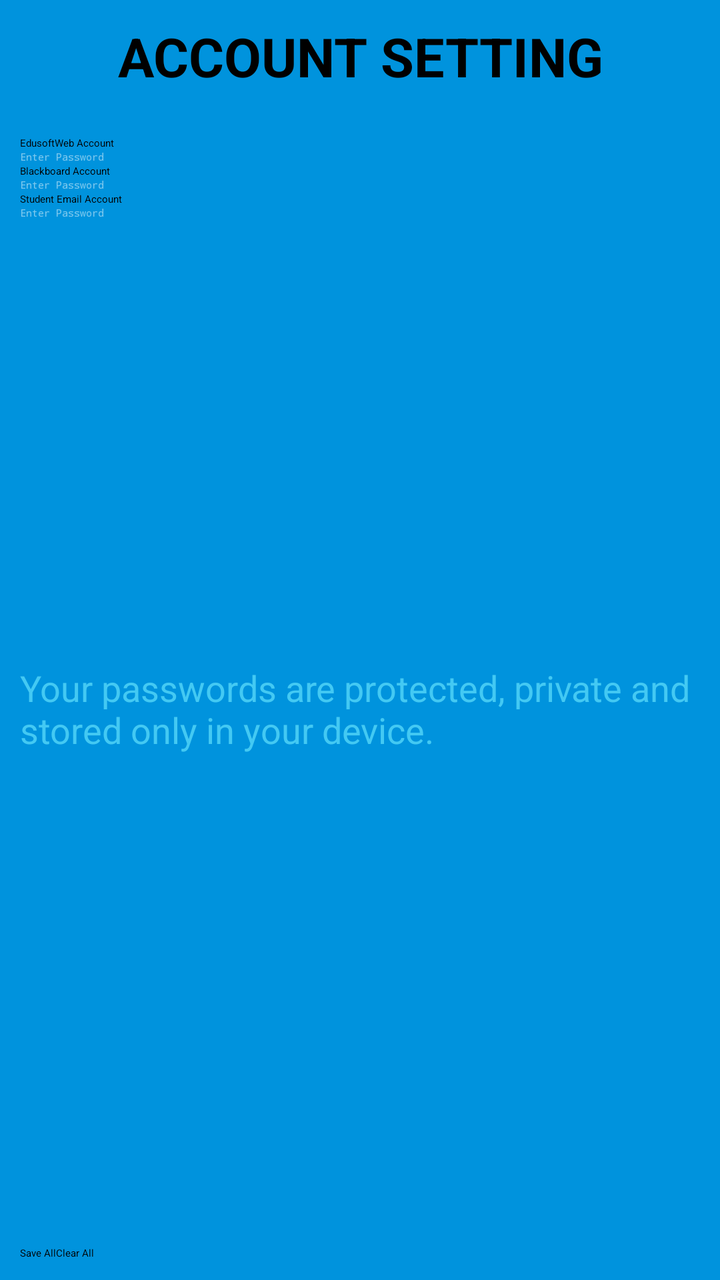
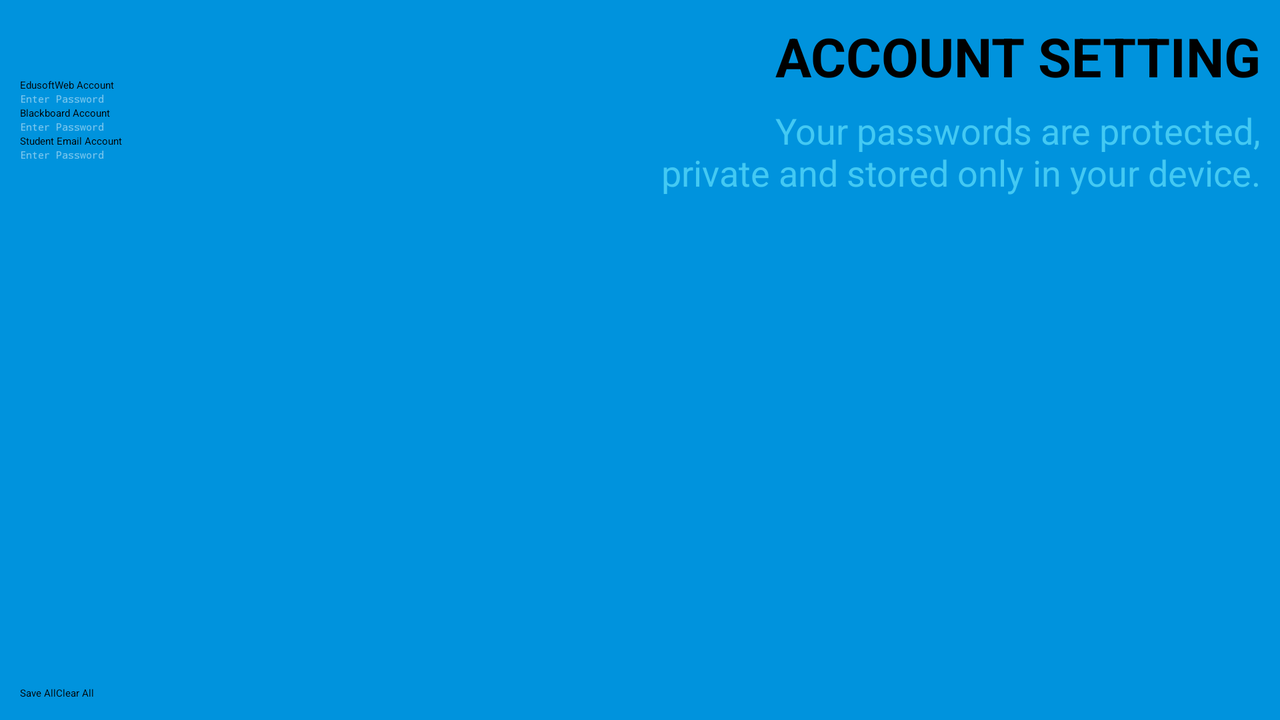

An Android layout and its configuration variant, each rendered on a device that would load it. The default file and the variant file are quoted in full after the pictures.
<!-- AndroidManifest.xml: application theme AppTheme -->
<!-- res/layout/login.xml -->
<?xml version="1.0" encoding="utf-8"?>
<RelativeLayout xmlns:android="http://schemas.android.com/apk/res/android"
    android:orientation="vertical" android:layout_width="match_parent"
    android:layout_height="match_parent"
    android:background="#0093dd"
    android:padding="10dp"
    android:id="@+id/login_layout">

    <EditText
        android:layout_width="wrap_content"
        android:layout_height="wrap_content"
        android:inputType="textPassword"
        android:hint="Enter Password"
        android:ems="10"
        android:id="@+id/edu_pass"
        android:layout_below="@+id/textView"
        android:layout_alignParentLeft="true" />

    <EditText
        android:layout_width="wrap_content"
        android:layout_height="wrap_content"
        android:inputType="textPassword"
        android:hint="Enter Password"
        android:ems="10"
        android:id="@+id/bb_pass"
        android:layout_below="@+id/textView2"
        android:layout_alignParentLeft="true" />

    <Button
        android:layout_width="wrap_content"
        android:layout_height="wrap_content"
        android:text="Clear All"
        android:id="@+id/clear_button"
        android:layout_alignTop="@+id/save_button"
        android:layout_toRightOf="@+id/save_button"
        android:layout_toEndOf="@+id/save_button" />

    <Button
        android:layout_width="wrap_content"
        android:layout_height="wrap_content"
        android:text="Save All"
        android:id="@+id/save_button"
        android:layout_alignParentBottom="true"
        android:layout_alignParentLeft="true" />

    <TextView
        android:layout_width="wrap_content"
        android:layout_height="wrap_content"
        android:textAppearance="?android:attr/textAppearanceLarge"
        android:text="EdusoftWeb Account"
        android:id="@+id/textView"
        android:layout_below="@+id/textView8"
        android:layout_alignParentLeft="true"
        android:layout_marginTop="15dp" />

    <TextView
        android:layout_width="wrap_content"
        android:layout_height="wrap_content"
        android:textAppearance="?android:attr/textAppearanceLarge"
        android:text="Blackboard Account"
        android:id="@+id/textView2"
        android:layout_below="@+id/edu_pass"
        android:layout_alignParentLeft="true" />

    <TextView
        android:layout_width="wrap_content"
        android:layout_height="wrap_content"
        android:textAppearance="?android:attr/textAppearanceLarge"
        android:text="Student Email Account"
        android:id="@+id/textView3"
        android:layout_below="@+id/bb_pass"
        android:layout_alignParentLeft="true" />

    <EditText
        android:layout_width="wrap_content"
        android:layout_height="wrap_content"
        android:inputType="textPassword"
        android:hint="Enter Password"
        android:ems="10"
        android:id="@+id/m_pass"
        android:layout_below="@+id/textView3"
        android:layout_alignParentLeft="true" />

    <TextView
        android:layout_width="wrap_content"
        android:layout_height="wrap_content"
        android:textAppearance="?android:attr/textAppearanceMedium"
        android:text="@string/notice"
        android:id="@+id/textView4"
        android:textSize="18dp"
        android:textColor="#43C9F3"
        android:layout_above="@+id/note"
        android:layout_below="@+id/m_pass"
        android:layout_alignParentLeft="true"
        android:gravity="center_vertical"/>

    <TextView
        android:layout_width="wrap_content"
        android:layout_height="wrap_content"
        android:textAppearance="?android:attr/textAppearanceLarge"
        android:text="ACCOUNT SETTING"
        android:id="@+id/textView5"
        android:textSize="27dp"
        android:textStyle="bold"
        android:layout_alignParentTop="true"
        android:layout_centerHorizontal="true"
        android:gravity="center" />

    <TextView
        android:layout_width="wrap_content"
        android:layout_height="wrap_content"
        android:textAppearance="?android:attr/textAppearanceLarge"
        android:text="Home"
        android:id="@+id/home"
        android:textSize="20dp"
        android:layout_alignTop="@+id/clear_button"
        android:layout_alignRight="@+id/textView4" />

    <TextView
        android:layout_width="wrap_content"
        android:layout_height="wrap_content"
        android:textAppearance="?android:attr/textAppearanceLarge"
        android:id="@+id/textView8"
        android:textColor="#43C9F3"
        android:layout_below="@+id/textView5"
        android:layout_centerHorizontal="true" />

    <TextView
        android:layout_width="wrap_content"
        android:layout_height="wrap_content"
        android:textAppearance="?android:attr/textAppearanceMedium"
        android:text=""
        android:id="@+id/note"
        android:textSize="18dp"
        android:textColor="#ffcc00"
        android:layout_above="@+id/save_button"
        android:layout_alignParentLeft="true" />

</RelativeLayout>
<!-- resources referenced by this layout -->
<resources>
  <string name="notice">Your passwords are protected, private and stored only in your device.</string>
  <style name="AppTheme" parent="ThemeOverlay.AppCompat.Dark.ActionBar">
          
          <item name="colorPrimary">@color/colorPrimary</item>
          <item name="colorPrimaryDark">@color/colorPrimaryDark</item>
          <item name="colorAccent">@color/colorAccent</item>
          <item name="android:windowActionBar">false</item>
          <item name="android:windowNoTitle">true</item>
      </style>
  <color name="colorPrimary">#0093dd</color>
  <color name="colorPrimaryDark">#005ea4</color>
  <color name="colorAccent">#005ea4</color>
</resources>
<!-- res/layout-land/login.xml (the repository's variant of the layout above) -->
<!-- drawn on the phone turned sideways -->
<?xml version="1.0" encoding="utf-8"?>
<RelativeLayout xmlns:android="http://schemas.android.com/apk/res/android"
    android:orientation="vertical" android:layout_width="match_parent"
    android:layout_height="match_parent"
    android:background="#0093dd"
    android:padding="10dp"
    android:id="@+id/login_layout">

    <EditText
        android:layout_width="wrap_content"
        android:layout_height="wrap_content"
        android:inputType="textPassword"
        android:hint="Enter Password"
        android:ems="10"
        android:id="@+id/edu_pass"
        android:layout_below="@+id/textView5"
        android:layout_alignParentLeft="true" />

    <EditText
        android:layout_width="wrap_content"
        android:layout_height="wrap_content"
        android:inputType="textPassword"
        android:hint="Enter Password"
        android:ems="10"
        android:id="@+id/bb_pass"
        android:layout_below="@+id/textView2"
        android:layout_alignParentLeft="true" />

    <Button
        android:layout_width="wrap_content"
        android:layout_height="wrap_content"
        android:text="Clear All"
        android:id="@+id/clear_button"
        android:layout_alignTop="@+id/save_button"
        android:layout_toRightOf="@+id/save_button"
        android:layout_toEndOf="@+id/save_button" />

    <Button
        android:layout_width="wrap_content"
        android:layout_height="wrap_content"
        android:text="Save All"
        android:id="@+id/save_button"
        android:layout_alignParentBottom="true"
        android:layout_alignParentLeft="true" />

    <TextView
        android:layout_width="wrap_content"
        android:layout_height="wrap_content"
        android:textAppearance="?android:attr/textAppearanceLarge"
        android:text="EdusoftWeb Account"
        android:id="@+id/textView"
        android:layout_above="@+id/edu_pass"
        android:layout_alignParentLeft="true" />

    <TextView
        android:layout_width="wrap_content"
        android:layout_height="wrap_content"
        android:textAppearance="?android:attr/textAppearanceLarge"
        android:text="Blackboard Account"
        android:id="@+id/textView2"
        android:layout_below="@+id/edu_pass"
        android:layout_alignParentLeft="true" />

    <TextView
        android:layout_width="wrap_content"
        android:layout_height="wrap_content"
        android:textAppearance="?android:attr/textAppearanceLarge"
        android:text="Student Email Account"
        android:id="@+id/textView3"
        android:layout_below="@+id/bb_pass"
        android:layout_alignParentLeft="true" />

    <EditText
        android:layout_width="wrap_content"
        android:layout_height="wrap_content"
        android:inputType="textPassword"
        android:hint="Enter Password"
        android:ems="10"
        android:id="@+id/m_pass"
        android:layout_below="@+id/textView3"
        android:layout_alignParentLeft="true" />

    <TextView
        android:layout_width="300dp"
        android:layout_height="wrap_content"
        android:textAppearance="?android:attr/textAppearanceMedium"
        android:text="@string/notice"
        android:id="@+id/textView4"
        android:textSize="18dp"
        android:textColor="#43C9F3"
        android:layout_below="@+id/textView8"
        android:gravity="right"
        android:layout_alignParentRight="true" />

    <TextView
        android:layout_width="wrap_content"
        android:layout_height="wrap_content"
        android:textAppearance="?android:attr/textAppearanceLarge"
        android:text="ACCOUNT SETTING"
        android:id="@+id/textView5"
        android:textSize="27dp"
        android:textStyle="bold"
        android:gravity="center"
        android:layout_alignParentTop="true"
        android:layout_alignParentRight="true" />

    <TextView
        android:layout_width="wrap_content"
        android:layout_height="wrap_content"
        android:textAppearance="?android:attr/textAppearanceLarge"
        android:text="Home"
        android:id="@+id/home"
        android:textSize="20dp"
        android:layout_alignTop="@+id/clear_button"
        android:layout_alignParentRight="true" />

    <TextView
        android:layout_width="wrap_content"
        android:layout_height="wrap_content"
        android:textAppearance="?android:attr/textAppearanceLarge"
        android:id="@+id/textView8"
        android:textColor="#43C9F3"
        android:gravity="right"
        android:layout_below="@+id/textView5"
        android:layout_alignParentRight="true" />

    <TextView
        android:layout_width="wrap_content"
        android:layout_height="wrap_content"
        android:textAppearance="?android:attr/textAppearanceMedium"
        android:text=""
        android:id="@+id/note"
        android:textSize="18dp"
        android:gravity="right"
        android:textColor="#ffcc00"
        android:layout_below="@+id/textView4"
        android:layout_alignParentRight="true" />

</RelativeLayout>
